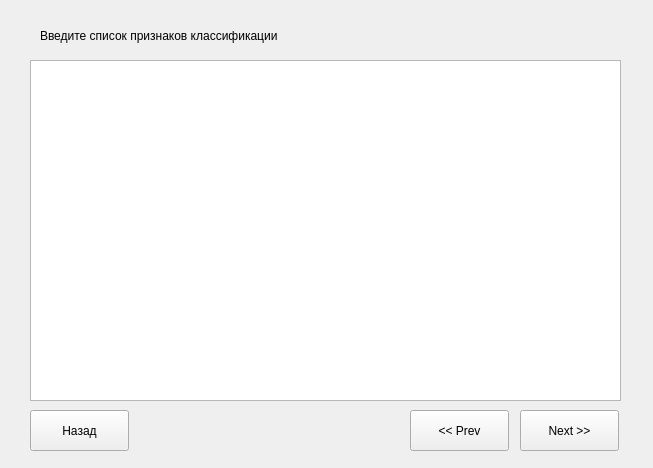
<?xml version="1.0" encoding="UTF-8"?>
<ui version="4.0">
 <class>Form</class>
 <widget class="QWidget" name="Form">
  <property name="geometry">
   <rect>
    <x>0</x>
    <y>0</y>
    <width>653</width>
    <height>468</height>
   </rect>
  </property>
  <property name="windowTitle">
   <string>Ввод данных</string>
  </property>
  <widget class="QPlainTextEdit" name="textWind">
   <property name="geometry">
    <rect>
     <x>30</x>
     <y>60</y>
     <width>591</width>
     <height>341</height>
    </rect>
   </property>
  </widget>
  <widget class="QLabel" name="label">
   <property name="geometry">
    <rect>
     <x>40</x>
     <y>20</y>
     <width>571</width>
     <height>31</height>
    </rect>
   </property>
   <property name="text">
    <string>Введите список признаков классификации</string>
   </property>
  </widget>
  <widget class="QPushButton" name="butNext">
   <property name="geometry">
    <rect>
     <x>520</x>
     <y>410</y>
     <width>99</width>
     <height>41</height>
    </rect>
   </property>
   <property name="toolTip">
    <string>&lt;html&gt;&lt;head/&gt;&lt;body&gt;&lt;p&gt;Alt + Right&lt;/p&gt;&lt;p&gt;Alt + Space&lt;/p&gt;&lt;/body&gt;&lt;/html&gt;</string>
   </property>
   <property name="text">
    <string>Next &gt;&gt;</string>
   </property>
  </widget>
  <widget class="QPushButton" name="butPrev">
   <property name="geometry">
    <rect>
     <x>410</x>
     <y>410</y>
     <width>99</width>
     <height>41</height>
    </rect>
   </property>
   <property name="toolTip">
    <string>&lt;html&gt;&lt;head/&gt;&lt;body&gt;&lt;p&gt;Alt + Left&lt;/p&gt;&lt;/body&gt;&lt;/html&gt;</string>
   </property>
   <property name="text">
    <string>&lt;&lt; Prev</string>
   </property>
  </widget>
  <widget class="QPushButton" name="butBack">
   <property name="geometry">
    <rect>
     <x>30</x>
     <y>410</y>
     <width>99</width>
     <height>41</height>
    </rect>
   </property>
   <property name="toolTip">
    <string>&lt;html&gt;&lt;head/&gt;&lt;body&gt;&lt;p&gt;Alt + Backspace&lt;/p&gt;&lt;/body&gt;&lt;/html&gt;</string>
   </property>
   <property name="text">
    <string>Назад</string>
   </property>
  </widget>
 </widget>
 <resources/>
 <connections/>
</ui>
